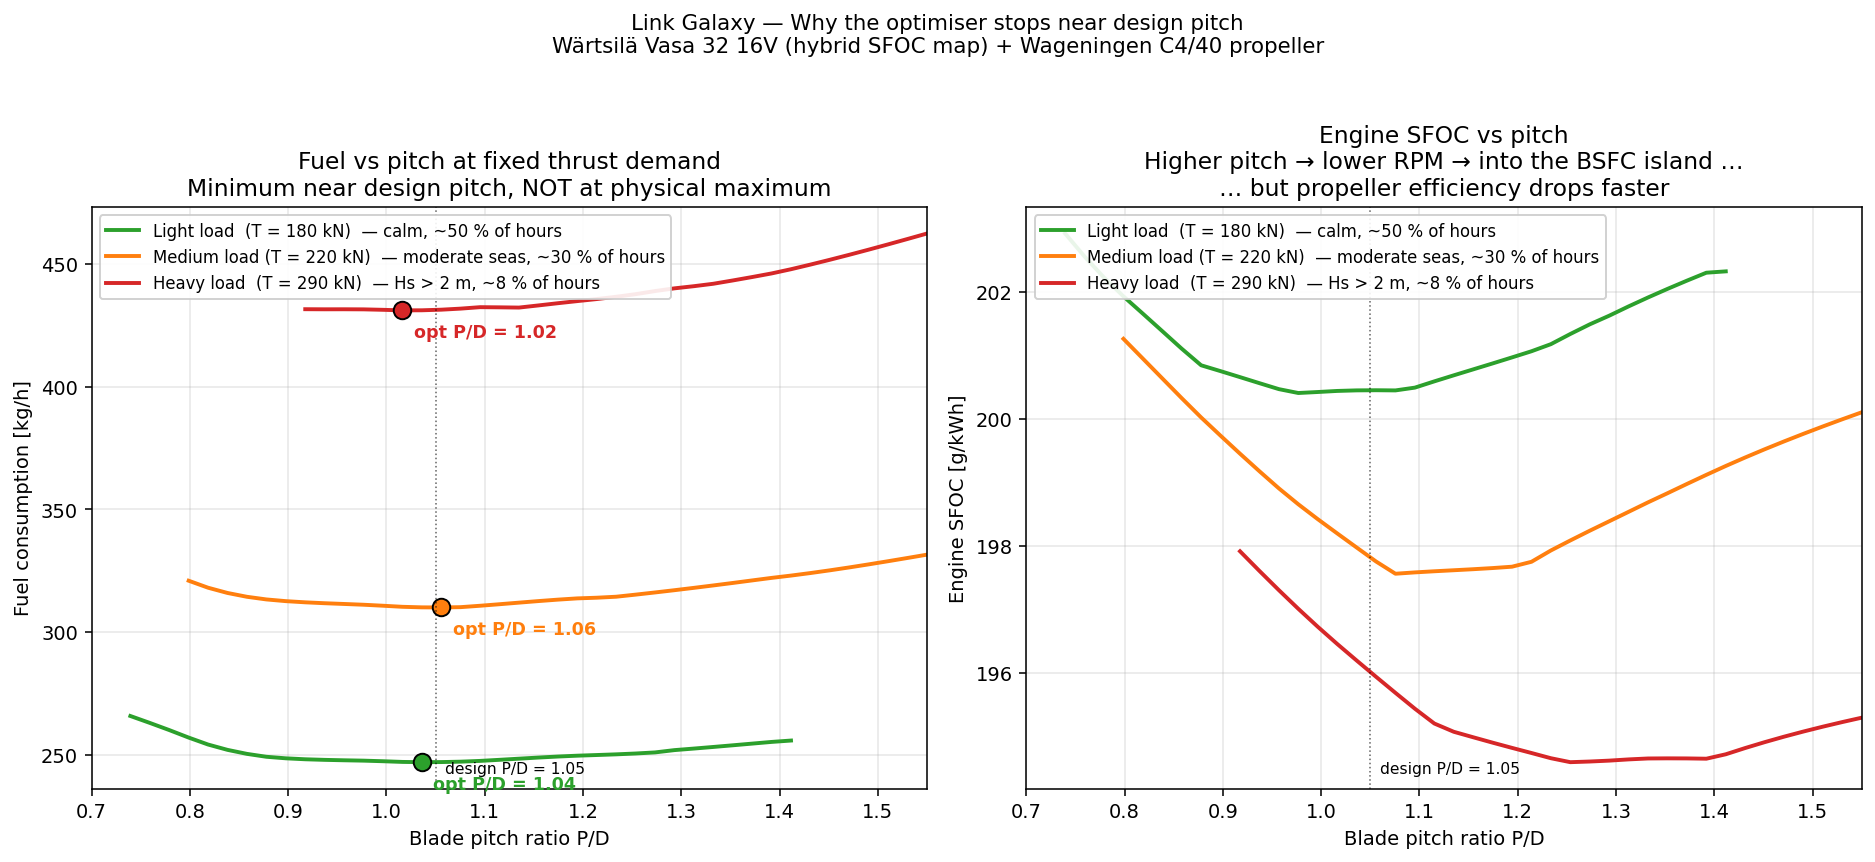

This figure's Python source:
"""Fuel-vs-pitch sweeps at fixed thrust — educational diagnostic.

At three representative loading conditions (light / medium / heavy),
sweep pitch ratio P/D across the CPP's physical range and plot the
fuel consumption. Shows why the optimiser converges near design pitch
(P/D ~ 1.05) rather than pushing pitch to its physical maximum:

  - Wageningen C-series propeller optimised at design pitch: eta_0 peaks
    at P/D = 1.05, drops off in both directions.
  - Beyond ~P/D 1.10, torque coefficient Kq rises faster than thrust
    coefficient Kt with pitch -> more torque per unit thrust required.
  - The engine SFOC-island gain from lower RPM is more than offset by
    the propeller-efficiency loss.

The propeller CAN mechanically go to P/D 1.4+ but you wouldn't want to.
"""
from __future__ import annotations

import os
import sys
from pathlib import Path

ROOT = Path(__file__).parent.parent
sys.path.insert(0, str(ROOT))
os.environ.setdefault("PYTHONNOUSERSITE", "1")

import models
import models.vessel_link_galaxy as lg
sys.modules["models.constants"] = lg
models.constants = lg

import numpy as np                              # noqa: E402
import matplotlib.pyplot as plt                 # noqa: E402
from propeller_model import CSeriesPropeller, load_c_series_data  # noqa: E402
from optimiser import make_wartsila_vasa32_16v                    # noqa: E402
from models.constants import (                                    # noqa: E402
    DATA_PATH_C440, DATA_PATH_C455, DATA_PATH_C470,
    RHO_WATER, PROP_DIAMETER, PROP_DESIGN_PITCH, PROP_BAR,
    HULL_WAKE, GEAR_RATIO,
)

WAKE_FRACTION = float(HULL_WAKE[0])

OUT_FILE = Path(__file__).parent / "pitch_sweep.png"

DESIGN_SPEED_KN = 12.5
KN_TO_MS = 0.5144
ETA_R = 1.025
ENG_MIN_RPM = 475.0
ENG_MAX_RPM = 720.0


def find_shaft_n_for_thrust(prop, pd, T_kN, Va_ms):
    lo, hi = 0.4, 3.5
    for _ in range(60):
        mid = 0.5 * (lo + hi)
        T = prop.thrust(pd, mid, Va_ms) * 1e-3
        if T < T_kN:
            lo = mid
        else:
            hi = mid
    return 0.5 * (lo + hi)


def evaluate(prop, engine, pd, T_kN, Va_ms):
    n_s = find_shaft_n_for_thrust(prop, pd, T_kN, Va_ms)
    Q = prop.torque(pd, n_s, Va_ms)
    P_prop_kW = 2 * np.pi * n_s * Q / 1000.0
    P_eng_kW = P_prop_kW / ETA_R
    n_eng = n_s * 60.0 * GEAR_RATIO   # GEAR_RATIO = engine_rpm / shaft_rpm
    if not (ENG_MIN_RPM <= n_eng <= ENG_MAX_RPM):
        return None
    sfoc = engine.sfoc(P_eng_kW, n_eng)
    kg_h = sfoc * P_eng_kW / 1000.0
    return dict(n_s_rpm=n_s * 60.0, n_eng=n_eng, P_eng_kW=P_eng_kW,
                sfoc=sfoc, kg_h=kg_h)


def main():
    bar_data = {
        0.40: load_c_series_data(DATA_PATH_C440),
        0.55: load_c_series_data(DATA_PATH_C455),
        0.70: load_c_series_data(DATA_PATH_C470),
    }
    prop = CSeriesPropeller(bar_data, design_pitch=PROP_DESIGN_PITCH,
                            diameter=PROP_DIAMETER, area_ratio=PROP_BAR,
                            rho=RHO_WATER)
    engine = make_wartsila_vasa32_16v()

    Va = DESIGN_SPEED_KN * KN_TO_MS * (1 - WAKE_FRACTION)

    load_cases = [
        (180.0, "Light load  (T = 180 kN)  — calm, ~50 % of hours", "tab:green"),
        (220.0, "Medium load (T = 220 kN)  — moderate seas, ~30 % of hours",
         "tab:orange"),
        (290.0, "Heavy load  (T = 290 kN)  — Hs > 2 m, ~8 % of hours",
         "tab:red"),
    ]

    pd_grid = np.linspace(0.70, 1.55, 44)

    fig, (ax_fuel, ax_sfoc) = plt.subplots(1, 2, figsize=(13.5, 6.0))

    print(f"Va = {Va:.2f} m/s (STW {DESIGN_SPEED_KN} kn, w = {WAKE_FRACTION:.3f})")
    for T_kN, label, colour in load_cases:
        pds, kg_h, sfoc, n_eng = [], [], [], []
        opt_pd = opt_kg = None
        for pd in pd_grid:
            res = evaluate(prop, engine, pd, T_kN, Va)
            if res is None:
                continue
            pds.append(pd); kg_h.append(res["kg_h"])
            sfoc.append(res["sfoc"]); n_eng.append(res["n_eng"])
            if opt_kg is None or res["kg_h"] < opt_kg:
                opt_kg, opt_pd = res["kg_h"], pd
        pds = np.array(pds); kg_h = np.array(kg_h)
        sfoc = np.array(sfoc); n_eng = np.array(n_eng)

        ax_fuel.plot(pds, kg_h, "-", color=colour, lw=2, label=label)
        ax_fuel.plot([opt_pd], [opt_kg], "o", color=colour, mec="black", ms=9)
        ax_fuel.annotate(f"opt P/D = {opt_pd:.2f}",
                         xy=(opt_pd, opt_kg), xytext=(6, -14),
                         textcoords="offset points", fontsize=9,
                         color=colour, fontweight="bold")

        ax_sfoc.plot(pds, sfoc, "-", color=colour, lw=2, label=label)
        # Mark design pitch
        print(f"\n{label}")
        print(f"  optimum: P/D = {opt_pd:.2f}, {opt_kg:.1f} kg/h")
        j105 = np.argmin(np.abs(pds - 1.05))
        j140 = np.argmin(np.abs(pds - 1.40))
        print(f"  P/D 1.05: {kg_h[j105]:.1f} kg/h (n_eng {n_eng[j105]:.0f})")
        if 1.30 < pds[j140] < 1.50:
            print(f"  P/D 1.40: {kg_h[j140]:.1f} kg/h "
                  f"(+{100*(kg_h[j140]/opt_kg-1):.1f} % over optimum)")

    for ax in (ax_fuel, ax_sfoc):
        ax.axvline(PROP_DESIGN_PITCH, color="k", lw=0.8, ls=":", alpha=0.6)
        ax.annotate("design P/D = 1.05", xy=(PROP_DESIGN_PITCH, 0),
                    xycoords=("data", "axes fraction"),
                    xytext=(5, 8), textcoords="offset points",
                    fontsize=8, color="k")
        ax.set_xlabel("Blade pitch ratio P/D")
        ax.grid(True, alpha=0.3)
        ax.legend(loc="upper left", fontsize=8.5, framealpha=0.9)
        ax.set_xlim(pd_grid[0], pd_grid[-1])

    ax_fuel.set_ylabel("Fuel consumption [kg/h]")
    ax_fuel.set_title("Fuel vs pitch at fixed thrust demand\n"
                      "Minimum near design pitch, NOT at physical maximum")
    ax_sfoc.set_ylabel("Engine SFOC [g/kWh]")
    ax_sfoc.set_title("Engine SFOC vs pitch\n"
                      "Higher pitch → lower RPM → into the BSFC island …\n"
                      "… but propeller efficiency drops faster")

    fig.suptitle("Link Galaxy — Why the optimiser stops near design pitch\n"
                 "Wärtsilä Vasa 32 16V (hybrid SFOC map) + Wageningen C4/40 propeller",
                 fontsize=11, y=1.02)
    plt.tight_layout()
    plt.savefig(OUT_FILE, dpi=140, bbox_inches="tight")
    print(f"\nWrote {OUT_FILE}")


if __name__ == "__main__":
    main()
